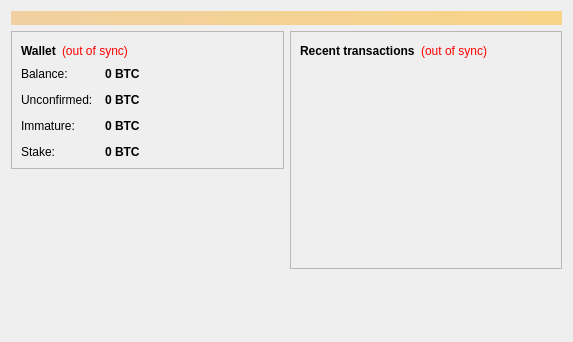
<?xml version="1.0" encoding="UTF-8"?>
<ui version="4.0">
 <class>OverviewPage</class>
 <widget class="QWidget" name="OverviewPage">
  <property name="geometry">
   <rect>
    <x>0</x>
    <y>0</y>
    <width>573</width>
    <height>342</height>
   </rect>
  </property>
  <property name="windowTitle">
   <string>Form</string>
  </property>
  <layout class="QVBoxLayout" name="topLayout">
   <item>
    <widget class="QLabel" name="labelAlerts">
     <property name="visible">
      <bool>false</bool>
     </property>
     <property name="styleSheet">
      <string notr="true">background-color: qlineargradient(x1: 0, y1: 0, x2: 1, y2: 0, stop:0 #F0D0A0, stop:1 #F8D488); color:#000000;</string>
     </property>
     <property name="wordWrap">
      <bool>true</bool>
     </property>
     <property name="margin">
      <number>3</number>
     </property>
    </widget>
   </item>
   <item>
    <layout class="QHBoxLayout" name="horizontalLayout" stretch="1,1">
     <item>
      <layout class="QVBoxLayout" name="verticalLayout_2">
       <item>
        <widget class="QFrame" name="frame">
         <property name="frameShape">
          <enum>QFrame::StyledPanel</enum>
         </property>
         <property name="frameShadow">
          <enum>QFrame::Raised</enum>
         </property>
         <layout class="QVBoxLayout" name="verticalLayout_4">
          <item>
           <layout class="QHBoxLayout" name="horizontalLayout_4">
            <item>
             <widget class="QLabel" name="label_5">
              <property name="font">
               <font>
                <weight>75</weight>
                <bold>true</bold>
               </font>
              </property>
              <property name="text">
               <string>Wallet</string>
              </property>
             </widget>
            </item>
            <item>
             <widget class="QLabel" name="labelWalletStatus">
              <property name="toolTip">
               <string>The displayed information may be out of date. Your wallet automatically synchronizes with the Bitcoin network after a connection is established, but this process has not completed yet.</string>
              </property>
              <property name="styleSheet">
               <string notr="true">QLabel { color: red; }</string>
              </property>
              <property name="text">
               <string notr="true">(out of sync)</string>
              </property>
              <property name="alignment">
               <set>Qt::AlignLeading|Qt::AlignLeft|Qt::AlignVCenter</set>
              </property>
             </widget>
            </item>
            <item>
             <spacer name="horizontalSpacer_2">
              <property name="orientation">
               <enum>Qt::Horizontal</enum>
              </property>
              <property name="sizeHint" stdset="0">
               <size>
                <width>40</width>
                <height>20</height>
               </size>
              </property>
             </spacer>
            </item>
           </layout>
          </item>
          <item>
           <layout class="QFormLayout" name="formLayout_2">
            <property name="fieldGrowthPolicy">
             <enum>QFormLayout::AllNonFixedFieldsGrow</enum>
            </property>
            <property name="horizontalSpacing">
             <number>12</number>
            </property>
            <property name="verticalSpacing">
             <number>12</number>
            </property>
            <item row="0" column="0">
             <widget class="QLabel" name="label">
              <property name="text">
               <string>Balance:</string>
              </property>
             </widget>
            </item>
            <item row="0" column="1">
             <widget class="QLabel" name="labelBalance">
              <property name="font">
               <font>
                <weight>75</weight>
                <bold>true</bold>
               </font>
              </property>
              <property name="cursor">
               <cursorShape>IBeamCursor</cursorShape>
              </property>
              <property name="toolTip">
               <string>Your current balance</string>
              </property>
              <property name="text">
               <string notr="true">0 BTC</string>
              </property>
              <property name="textInteractionFlags">
               <set>Qt::LinksAccessibleByMouse|Qt::TextSelectableByKeyboard|Qt::TextSelectableByMouse</set>
              </property>
             </widget>
            </item>
            <item row="1" column="0">
             <widget class="QLabel" name="label_3">
              <property name="text">
               <string>Unconfirmed:</string>
              </property>
             </widget>
            </item>
            <item row="1" column="1">
             <widget class="QLabel" name="labelUnconfirmed">
              <property name="font">
               <font>
                <weight>75</weight>
                <bold>true</bold>
               </font>
              </property>
              <property name="cursor">
               <cursorShape>IBeamCursor</cursorShape>
              </property>
              <property name="toolTip">
               <string>Total of transactions that have yet to be confirmed, and do not yet count toward the current balance</string>
              </property>
              <property name="text">
               <string notr="true">0 BTC</string>
              </property>
              <property name="textInteractionFlags">
               <set>Qt::LinksAccessibleByMouse|Qt::TextSelectableByKeyboard|Qt::TextSelectableByMouse</set>
              </property>
             </widget>
            </item>
            <item row="2" column="0">
             <widget class="QLabel" name="labelImmatureText">
              <property name="text">
               <string>Immature:</string>
              </property>
             </widget>
            </item>
            <item row="2" column="1">
             <widget class="QLabel" name="labelImmature">
              <property name="font">
               <font>
                <weight>75</weight>
                <bold>true</bold>
               </font>
              </property>
              <property name="toolTip">
               <string>Mined balance that has not yet matured</string>
              </property>
              <property name="text">
               <string notr="true">0 BTC</string>
              </property>
              <property name="textInteractionFlags">
               <set>Qt::LinksAccessibleByMouse|Qt::TextSelectableByKeyboard|Qt::TextSelectableByMouse</set>
              </property>
             </widget>
            </item>
            <item row="3" column="0">
             <widget class="QLabel" name="labelStakeText">
              <property name="text">
               <string>Stake:</string>
              </property>
             </widget>
            </item>
            <item row="3" column="1">
             <widget class="QLabel" name="labelStake">
              <property name="font">
               <font>
                <weight>75</weight>
                <bold>true</bold>
               </font>
              </property>
              <property name="toolTip">
               <string>Stake amount withheld to secure network</string>
              </property>
              <property name="text">
               <string notr="true">0 BTC</string>
              </property>
              <property name="textInteractionFlags">
               <set>Qt::LinksAccessibleByMouse|Qt::TextSelectableByKeyboard|Qt::TextSelectableByMouse</set>
              </property>
             </widget>
            </item>

           </layout>
          </item>
         </layout>
        </widget>
       </item>
       <item>
        <spacer name="verticalSpacer">
         <property name="orientation">
          <enum>Qt::Vertical</enum>
         </property>
         <property name="sizeHint" stdset="0">
          <size>
           <width>20</width>
           <height>40</height>
          </size>
         </property>
        </spacer>
       </item>
      </layout>
     </item>
     <item>
      <layout class="QVBoxLayout" name="verticalLayout_3">
       <item>
        <widget class="QFrame" name="frame_2">
         <property name="frameShape">
          <enum>QFrame::StyledPanel</enum>
         </property>
         <property name="frameShadow">
          <enum>QFrame::Raised</enum>
         </property>
         <layout class="QVBoxLayout" name="verticalLayout">
          <item>
           <layout class="QHBoxLayout" name="horizontalLayout_2">
            <item>
             <widget class="QLabel" name="label_4">
              <property name="text">
               <string>&lt;b&gt;Recent transactions&lt;/b&gt;</string>
              </property>
             </widget>
            </item>
            <item>
             <widget class="QLabel" name="labelTransactionsStatus">
              <property name="toolTip">
               <string>The displayed information may be out of date. Your wallet automatically synchronizes with the Emercoin network after a connection is established, but this process has not completed yet.</string>
              </property>
              <property name="styleSheet">
               <string notr="true">QLabel { color: red; }</string>
              </property>
              <property name="text">
               <string notr="true">(out of sync)</string>
              </property>
              <property name="alignment">
               <set>Qt::AlignRight|Qt::AlignTrailing|Qt::AlignVCenter</set>
              </property>
             </widget>
            </item>
            <item>
             <spacer name="horizontalSpacer">
              <property name="orientation">
               <enum>Qt::Horizontal</enum>
              </property>
              <property name="sizeHint" stdset="0">
               <size>
                <width>40</width>
                <height>20</height>
               </size>
              </property>
             </spacer>
            </item>
           </layout>
          </item>
          <item>
           <widget class="QListView" name="listTransactions">
            <property name="styleSheet">
             <string notr="true">QListView { background: transparent; }</string>
            </property>
            <property name="frameShape">
             <enum>QFrame::NoFrame</enum>
            </property>
            <property name="verticalScrollBarPolicy">
             <enum>Qt::ScrollBarAlwaysOff</enum>
            </property>
            <property name="horizontalScrollBarPolicy">
             <enum>Qt::ScrollBarAlwaysOff</enum>
            </property>
            <property name="selectionMode">
             <enum>QAbstractItemView::NoSelection</enum>
            </property>
           </widget>
          </item>
         </layout>
        </widget>
       </item>
       <item>
        <spacer name="verticalSpacer_2">
         <property name="orientation">
          <enum>Qt::Vertical</enum>
         </property>
         <property name="sizeHint" stdset="0">
          <size>
           <width>20</width>
           <height>40</height>
          </size>
         </property>
        </spacer>
       </item>
      </layout>
     </item>
    </layout>
   </item>
  </layout>
 </widget>
 <resources/>
 <connections/>
</ui>
